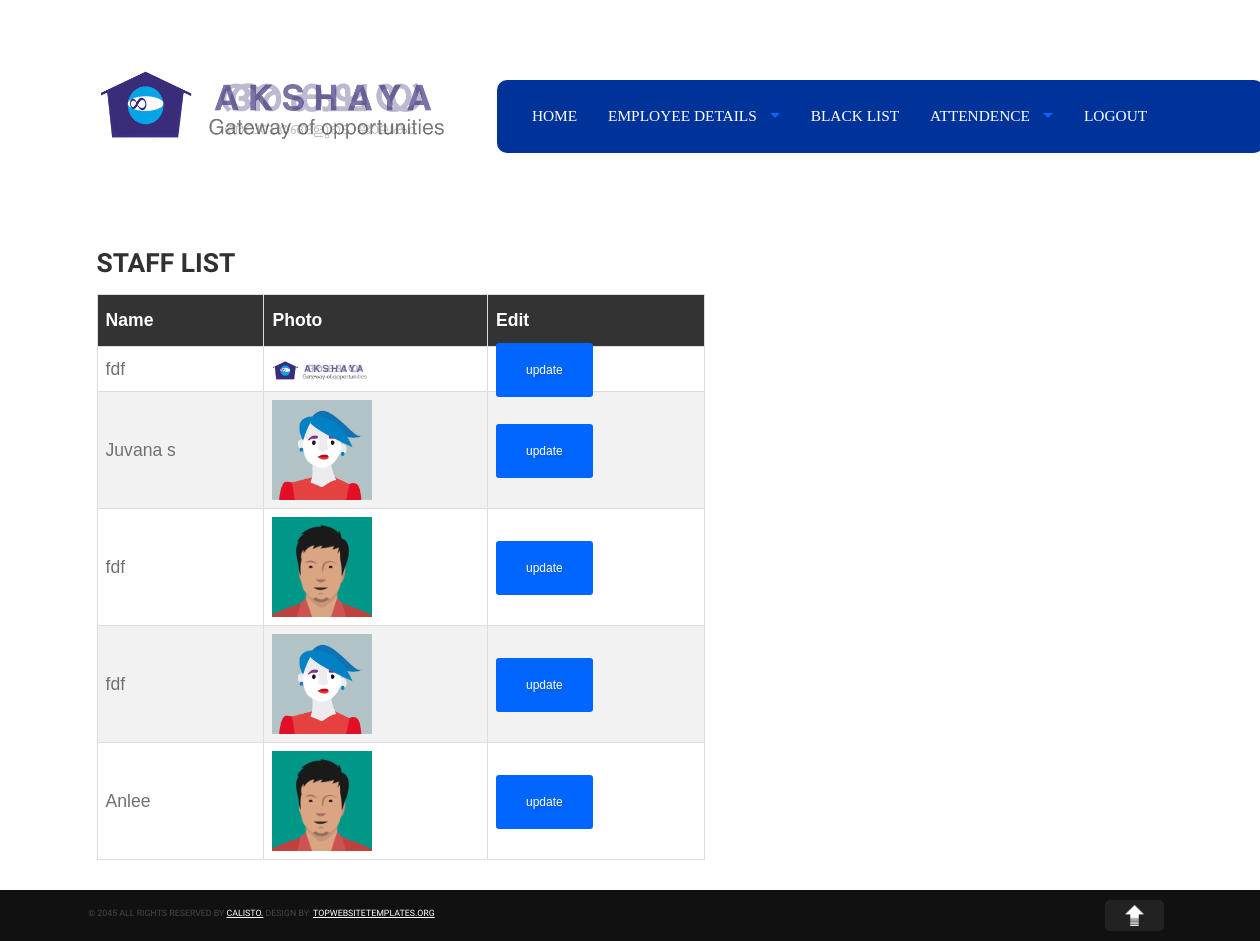
/vle/update.php (signed in), run on the app's committed database.
### tables this page shows
CREATE TABLE IF NOT EXISTS `staff_reg` (
  `id` int(112) NOT NULL AUTO_INCREMENT,
  `centercode` varchar(220) NOT NULL,
  `empid` varchar(200) NOT NULL,
  `firstname` varchar(50) NOT NULL,
  `lastname` varchar(20) NOT NULL,
  `phone` varchar(12) NOT NULL,
  `place` varchar(60) NOT NULL,
  `email` varchar(30) NOT NULL,
  `gender` varchar(10) NOT NULL,
  `designation` varchar(30) NOT NULL,
  `grade` varchar(10) NOT NULL,
  `salary` int(10) NOT NULL,
  `martial_status` varchar(10) NOT NULL,
  `blood_group` varchar(10) NOT NULL,
  `qualification` varchar(50) NOT NULL,
  `experience` varchar(20) NOT NULL,
  `password` varchar(10) NOT NULL,
  `photo` varchar(500) NOT NULL,
  `d&t` date NOT NULL,
  PRIMARY KEY (`id`)
);

### vle/update.php (the view, shortened to what this page needs)
<?php
 if(isset($_SESSION['id']))
 {
 ?>
<!DOCTYPE html>
<html>
<head>
<link rel="stylesheet" href="../Tourism Template/css//foundation.min.css">
<link rel="stylesheet" href="../Tourism Template/css//superfish.css">
<link rel="stylesheet" href="../Tourism Template/css//stylesheet.css">
</head>
<body>
<div class="header">
  <div class="row">
    <div class="columns large-12">
      <div class="row header-inner" style="width:1200px">
        <?php
		 include("menu_header.php");
		?>
      </div>
    </div>
  </div>
</div>
<div class="row content-wrapper">
  <div class="columns large-12">
    <div class="row wrapper">
      <div class="columns large-7 content">
  <h1 class="page-title">Staff list</h1>
          <?php
		   $q=mysql_query("select * from staff_reg where centercode='".$_SESSION['centercode']."'");
		   if(mysql_num_rows($q)>0)
		   {
		   ?>
    <table cellpadding="0" cellspacing="0" border="1" id="table">
      <thead>
        <tr>
		   <th>Name</th>
		   <th>Photo</th>
		   <th>Edit</th>
   		    </tr>
      </thead>
      <tbody>
		   <?php
		    while($a=mysql_fetch_array($q))
			{
			?>
			<tr>
			<td><?php echo $a['firstname'];?></td>
			<td><img src="photo/Photos/<?php echo $a['photo'];?>" height="100" width="100"></td>
						<td><a href="update_staff.php?id=<?php echo $a[0];?>" class="button" style="text-decoration:none; color:white">Update</a></td>
		    </tr>
			<?php
			}
		   ?>
		</tbody>
    </table>
		   <?php
		   }
		  ?>
		  </div>
          <br /><br /><br /><br /><br />
          <div class="columns large-4">
            <div id="map_canvas"></div>
          </div>
        </div>
      </div>
      <div class="row collapse">
      </div>
    </div>
<div class="credit-row">
  <div class="row">
    <div class="columns large-11 credit"> &copy; 2045 All rights reserved by <a href="#">Calisto.</a> Design by: <a href="http://topwebsitetemplates.org">topwebsitetemplates.org</a></div>
    <div class="columns large-1"> <img src="../Tourism Template/images/toparrow.png" alt="" class="scrollToTop"> </div>
  </div>
</div>
</body>
</html>
<?php
}
else
{
?>
<script type="text/ecmascript">
window.location.href="../SignIn.php";
</script>
<?php
}
?>

### Tourism Template/css/stylesheet.css (style rules this page uses)
.row { width: 100%; }
body { font-size: 1.1em; line-height: 1.5em; color: #717171; font-family:'Droid Sans', serif; }
h1,h2,h3,h4,h5,h6 { color:rgb(97, 97, 97); font-family: 'Quando', serif; font-size: 1.2em; font-weight: normal; }
h1.page-title { color:rgb(49, 49, 49); text-transform: uppercase; font-size: 1.5em; font-weight: bold; }
a { color: #d97163; }
a.button.read-more, .button { background: #0066FF; text-transform: lowercase; font-size: 12px; border-radius: 3px; border:0; padding: 20px 30px; text-shadow: 2px 2px 2px rgba(0,0,0,.15); cursor:pointer; }
.header { background:#bec676 url('../images/ background:url('../images/frontHeaderBg.jpg') top repeat-x;') top repeat-x; padding: 40px 0 50px 0; }
.row.wrapper { padding: 30px 0; }
#map_canvas { width:100%; height:200px; margin-bottom: 20px; border-radius: 10px; }
.credit-row { background: #111; padding: 10px 0; }
.credit { font-size: .5em; color: #4a4646; text-transform: uppercase; }
.credit a { color: #fff; }
img.scrollToTop { padding:5px 20px; background: #222; border-radius: 5px; cursor: pointer; }
#table { font-family: "Trebuchet MS", Arial, Helvetica, sans-serif; border-collapse: collapse; width: 100%; }
#table td, #table th { border: 1px solid #ddd; padding: 8px; }
#table tr:nth-child(even) { background-color: #f2f2f2; }
#table th { padding-top: 12px; padding-bottom: 12px; text-align: left; background-color:#333333; color: white; }

### data on the page
staff_reg: firstname "fdf", photo (picture)
staff_reg: firstname "Juvana s", photo (picture)
staff_reg: firstname "fdf", photo (picture)
staff_reg: firstname "fdf", photo (picture)
staff_reg: firstname "Anlee", photo (picture)
